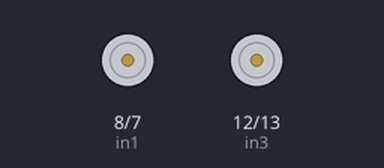
Bench run of a sketch on a simulated Arduino Uno, built with avr-gcc and run on an emulated ATmega328P. On the bench: motor-driver pin pairs drawn as motors (green arrow = first pin HIGH = forward, orange = second pin HIGH = backward, longer = more drive, scaled by the enable pin).

Above: at 0.1 s.
At 12.1 s:
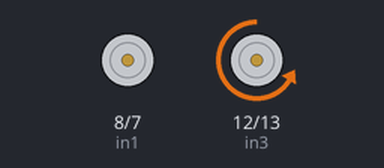
At 14.0 s:
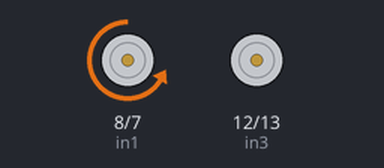
Timing chart, 0 to 16.5 s (numbered marks = the images above):
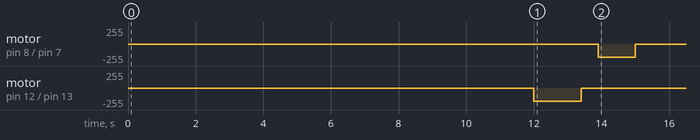

The sketch:

L298_Test.ino
```cpp
// connect motor controller pins to Arduino digital pins
// motor one
int enA = 10;
int in1 = 8;
int in2 = 7;
// motor two
int enB = 11;
int in3 = 12;
int in4 = 13;

int minSpeed = 150;
int maxSpeed = 255;

void setup()
{
  // set all the motor control pins to outputs
  pinMode(enA, OUTPUT);
 pinMode(enB, OUTPUT);
  pinMode(in1, OUTPUT);
  pinMode(in2, OUTPUT);
 pinMode(in3, OUTPUT);
 pinMode(in4, OUTPUT);
}
void demoOne()
{
  // this function will run the motors in both directions at a fixed speed
  // turn on motor A
 // digitalWrite(in1, HIGH);
 // digitalWrite(in2, LOW);
  // set speed to 200 out of possible range 0~255
 // analogWrite(enA, maxSpeed);
  //turn on motor B
 // digitalWrite(in3, HIGH);
 // digitalWrite(in4, LOW);
  // set speed to 200 out of possible range 0~255
 // analogWrite(enB, minSpeed);
  delay(10000);
  // now change motor directions

  digitalWrite(in1, LOW);
  digitalWrite(in2, HIGH);
  digitalWrite(in3, LOW);
  digitalWrite(in4, HIGH);
  delay(2000);

  //analogWrite(enA, maxSpeed);
  //analogWrite(enB, maxSpeed);
  //delay(500);
  analogWrite(enA, 0);
  analogWrite(enB, 200);
  delay(1400);


  analogWrite(enB, 0);
  delay(500);
  analogWrite(enA, 200);

  delay(1100);


  // now turn off motors
  digitalWrite(in1, LOW);
  digitalWrite(in2, LOW);
  digitalWrite(in3, LOW);
  digitalWrite(in4, LOW);
}
void demoTwo()
{
  // this function will run the motors across the range of possible speeds
  // note that maximum speed is determined by the motor itself and the operating voltage
  // the PWM values sent by analogWrite() are fractions of the maximum speed possible
  // by your hardware
  // turn on motors
  digitalWrite(in1, LOW);
  digitalWrite(in2, HIGH);
 //digitalWrite(in3, LOW);
 // digitalWrite(in4, HIGH);
  // accelerate from zero to maximum speed
  for (int i = 100; i < 255; i++)
  {
    analogWrite(enA, i);
    //analogWrite(enB, i);
    delay(30);
  }
  // decelerate from maximum speed to zero
  for (int i = 255; i >= 100; --i)
  {
    analogWrite(enA, i);
    //analogWrite(enB, i);
    delay(30);
  }
  digitalWrite(in2, LOW);
    digitalWrite(in1, HIGH);
 //   digitalWrite(in4, LOW);
 // digitalWrite(in3, HIGH);

   for (int i = 100; i < 255; i++)
  {
    analogWrite(enA, i);
  //  analogWrite(enB, i);
    delay(30);
  }
  // decelerate from maximum speed to zero
  for (int i = 255; i >= 100; --i)
  {
    analogWrite(enA, i);
    //analogWrite(enB, i);
    delay(30);
  }
  // now turn off motors
  digitalWrite(in1, LOW);
  digitalWrite(in2, LOW);
 // digitalWrite(in3, LOW);
 // digitalWrite(in4, LOW);
}
void loop()
{
 demoOne();
  delay(100000);
//demoTwo();
  delay(1000);
}
```

Measured:
- by itself, motor on pin 8 (in1) / pin 7 (in2): stopped → backward 200/255 at 13.9 s, → stopped 1.1 s later
- by itself, motor on pin 12 (in3) / pin 13 (in4): stopped → backward 200/255 at 12.0 s, → stopped 1.4 s later
